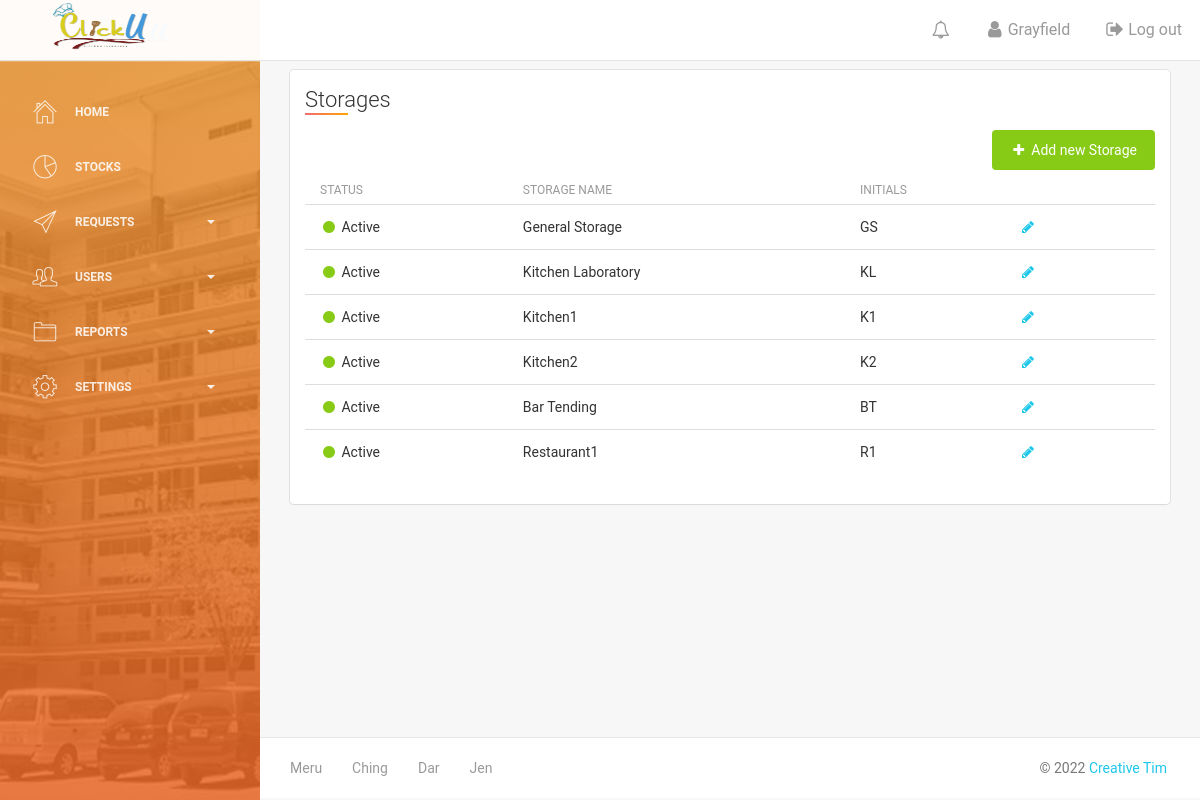
Page /manage_storages.php (signed in) on the earlier database version.
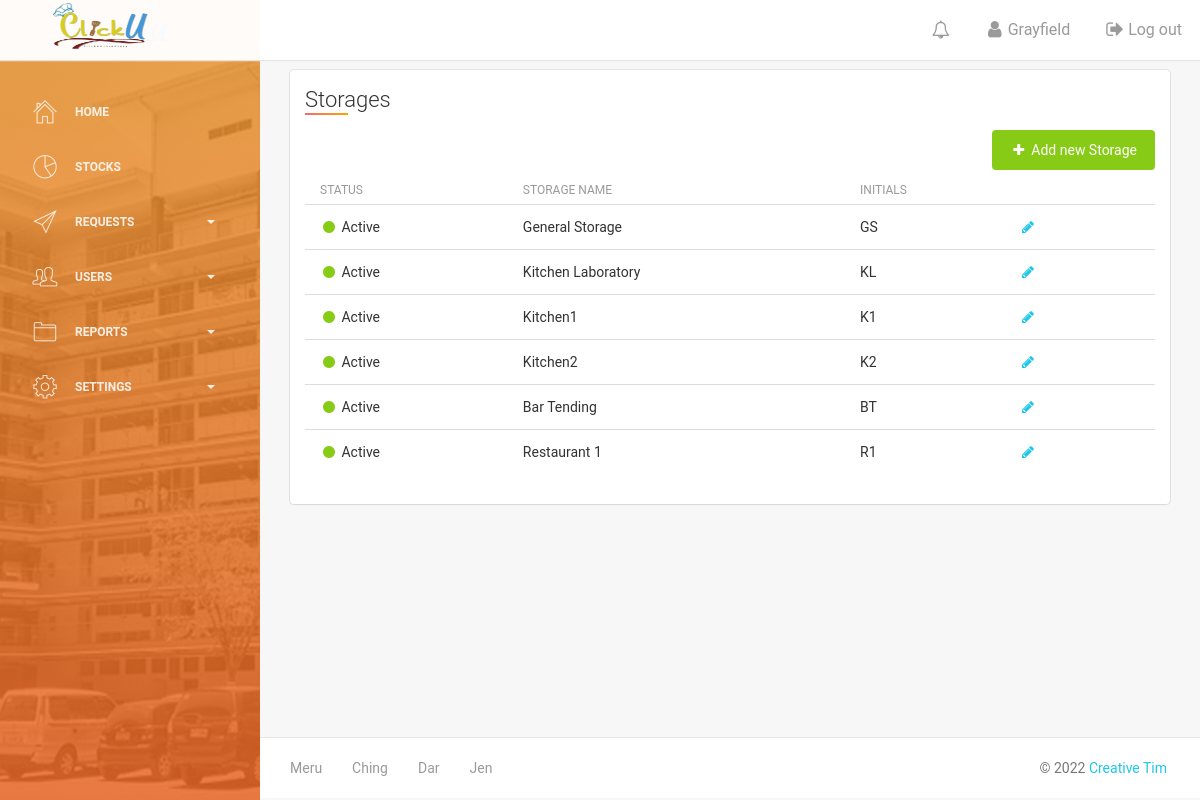
Same page on the later database version.
### tables this page shows
CREATE TABLE `storage` (
  `storage_id` int(100) NOT NULL,
  `storage_name` varchar(50) NOT NULL,
  `initials` varchar(50) NOT NULL
);

### manage_storages.php (the view, shortened to what this page needs)
<?php include('header.php') ?>
<br><br>
<div class="content" >
    <div class="container-fluid">
        <div class="row">
            <div class="col-md-12">
                <div class="card">
                    <div class="header">
                        <h4 class="title">Storages</h4>
                    </div>
                    <div class="content" style="overflow-x:auto;">
                      <div class="row">
                        <div class="col-md-7">
                        </div>
                        <div class="col-md-5">
                            <a href="?storage_controlx" class="btn btn-success btn-fill pull-right"><i class="fa fa-plus"></i> Add new Storage</a>
                        </div>
                      </div>
                    <table class="table table-hover">
                      <thead>
                        <tr>
                          <th>Status</th>
                          <th>Storage Name</th>
                          <th>Initials</th>
                          <th></th>
                        </tr>
                      </thead>
                      <tbody>
                        <?php
                        $fetchstorage = "SELECT *
                                    FROM storage
                                    order by storage_id  ";
                        $result = mysqli_query($dbcon,$fetchstorage);
                        foreach ($result as $key => $value) {
                          ?>
                          <tr>
                            <td> <?php $check = mysqli_query($dbcon,"SELECT * FROM storage_stocks where storage_id = ".$value['storage_id']);
                            if (mysqli_num_rows($check)>0) {
                              ?>
                              <i class="fa fa-circle text-success"></i> Active
                              <?php
                            }else {
                              ?>
                              <i class="fa fa-circle text-warning"></i> Inactive
                              <?php
                            } ?> </td>
                            <td><?php echo $value['storage_name'] ?></td>
                            <td><?php echo $value['initials'] ?></td>
                            <td>
                              <span>
                            <a href="?update_stor=<?php echo $value['storage_id']; ?>"class=""><i class="fa fa-pencil text-info"></i></a>
                            </span>
                          </td>
                          <td>
                          </td>
                          </tr>
                          <?php
                        } ?>
                      </tbody>
                    </table>
                   </div>
              </div>
              </div>
            </div>
          </div>
    </div>
            <?php include('dataTables2.php') ?>
<?php include('footer.php') ?>

Differences in the rows shown:
removed storage: storage_name "Restaurant1", initials "R1"
added storage: storage_name "Restaurant 1", initials "R1"
